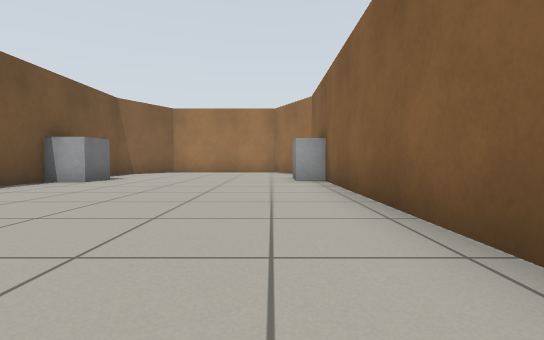
[1] (above)

15 first-person views from a walk through a world built for the Gazebo simulator. The camera is 0.5 m above the floor, tilts 2° down and sees 85° across. The floor is counted in squares, 1 m on a side. Each view is taken from the middle of a square. On the plan, view 1 faces up. The plan holds only what a view shows up to about 9 squares ahead; the rest is blank.

[2]
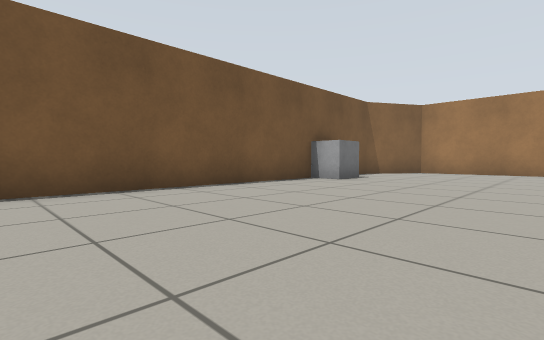

[3]
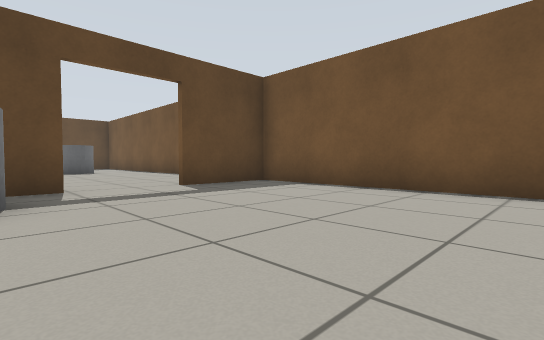

[4]
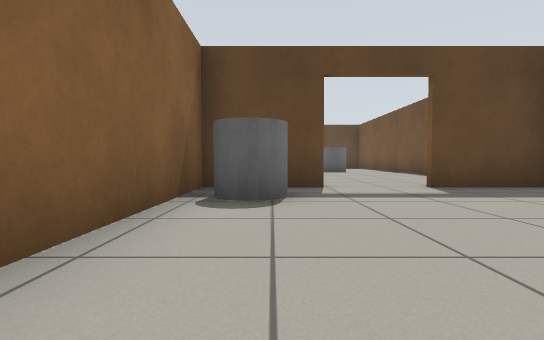

[5]
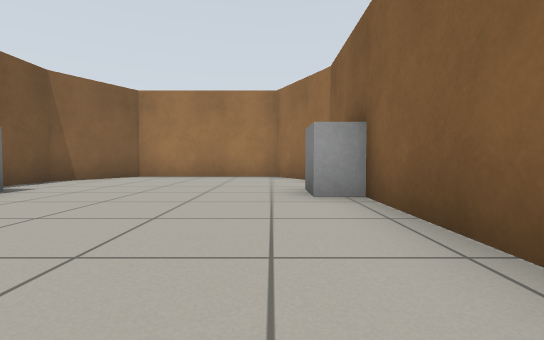

[6]
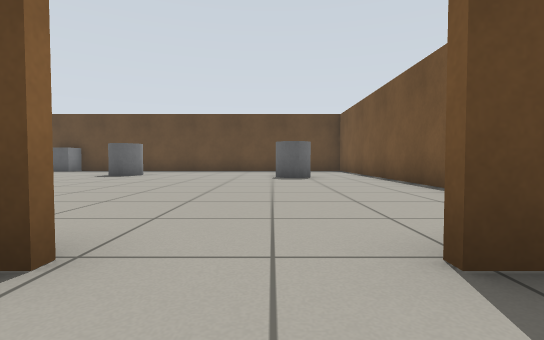

[7]
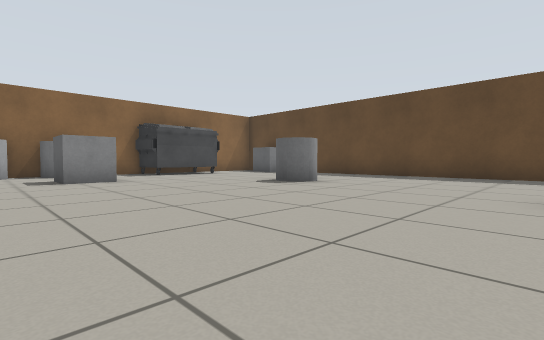

[8]
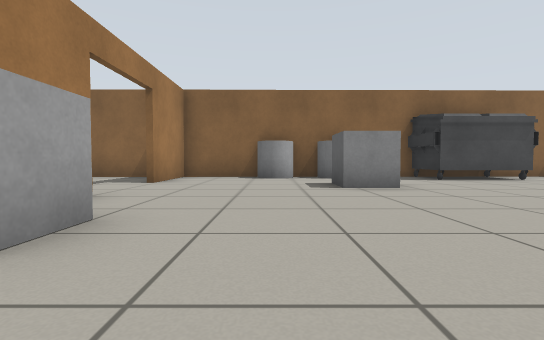

[9]
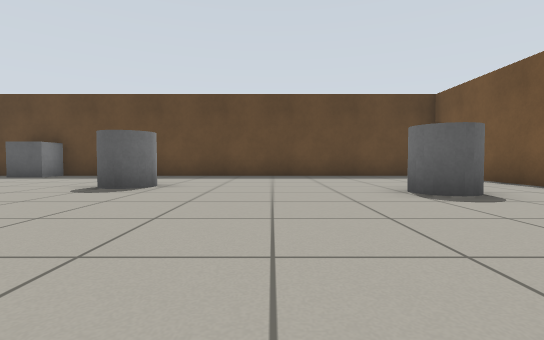

[10]
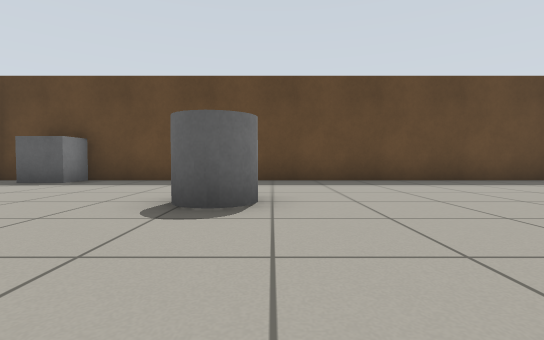

[11]
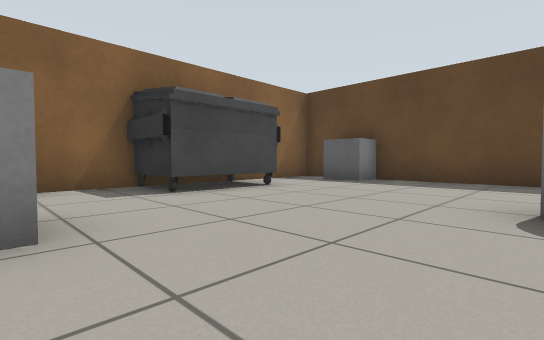

[12]
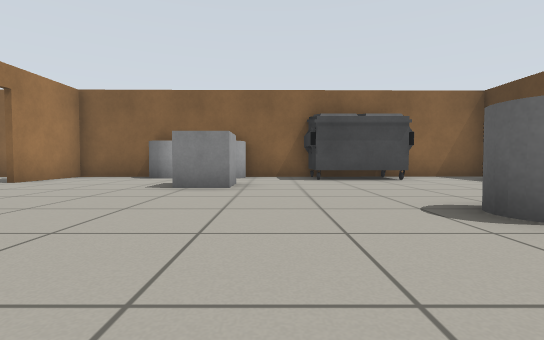

[13]
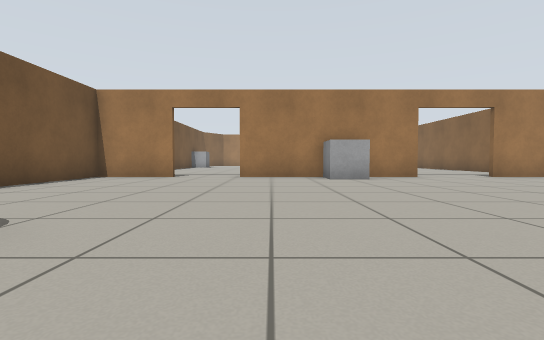

[14]
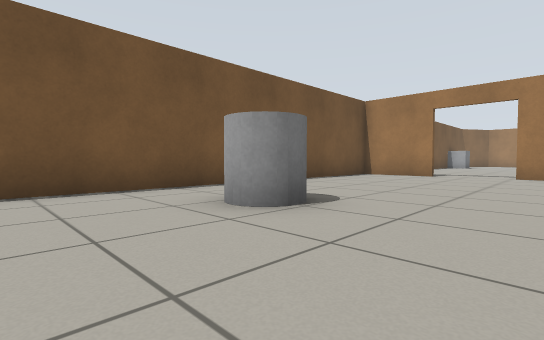

[15]
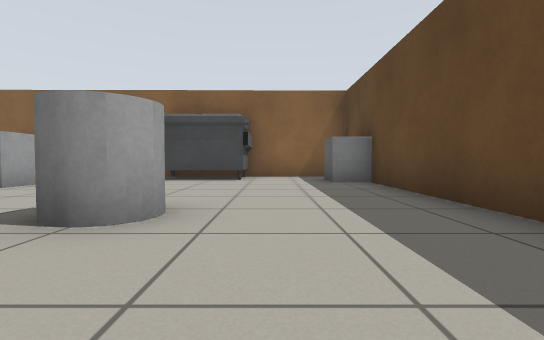

### Floor plan
Points are (right, up) in squares from view 1. A wall is a line through its corners. A room is listed if a view was taken in it or the views show most of it. See-through windows are left out.
Room 1 (views 1, 2, 3, 4, 5, 6)
walls: (1.3, 7.5) (1.3, 9.5) (0.1, 11.7) (-3.9, 11.7) (-5, 9.7) (-5, -2.9); (-1, -3.3) (1.3, -3.3) (1.3, 6.5); (-5.1, -3.3) (-2.7, -3.3)
ways out: open door at (-1.5, -3) to room 2
objects: grey box (-5, 7) to (-4, 7); grey cylinder (0, -2)
Room 2 (views 7, 8, 9, 10, 11, 12, 13, 14, 15)
walls: (4.2, -3.5) (-1, -3.5); (-2.8, -3.5) (-5.1, -3.5); (-4.6, -15.2) (8.7, -15.2) (8.6, -3.5) (6.2, -3.5); (-5, -2.9) (-5, -15.1)
ways out: open door at (-1.5, -3) to room 1; open door at (5.5, -3)
objects: grey cylinder (-3, -11) to (-2, -10); grey cylinder (2, -12) to (3, -11); grey box (2, -4); grey box (5, -8) to (6, -8); grey box (7, -15); dumpster (7, -12) to (8, -10); grey cylinder (8, -8); grey cylinder (8, -6)

Where each view was taken, in squares from view 1:
view 1: 0 up, 0 right, facing up
view 2: 0 up, 0 right, facing up-left
view 3: 2 up, 0 right, facing down-left
view 4: 2 up, 0 right, facing down
view 5: 3 up, 0 right, facing up
view 6: 2 down, 2 left, facing down
view 7: 6 down, 2 left, facing down-right
view 8: 6 down, 0 right, facing right
view 9: 6 down, 0 right, facing down
view 10: 8 down, 2 right, facing down
view 11: 8 down, 3 right, facing down-right
view 12: 9 down, 0 right, facing right
view 13: 12 down, 0 right, facing up
view 14: 13 down, 0 right, facing up-left
view 15: 13 down, 0 right, facing right
